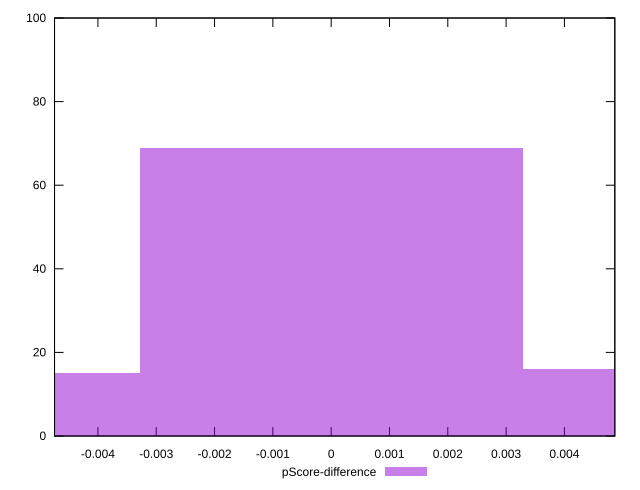

Recreate this plot in gnuplot.
reset

$pScoreDifference <<EOF
0 69
-0.006563118075780947 15
0.006563118075780947 16
EOF

set key outside below
set boxwidth 0.006563118075780947
set xrange [-0.004744273855195824:0.0048645723108984296]
set yrange [0:100]
set trange [0:100]
set style fill transparent solid 0.5 noborder
set terminal svg size 640, 490 enhanced background rgb 'white'
set output "report_00026_2021-02-22T21:38:55.199Z/total-blocking-time/samples/pages/pScore-difference/histogram.svg"

plot $pScoreDifference title "pScore-difference" with boxes

reset
